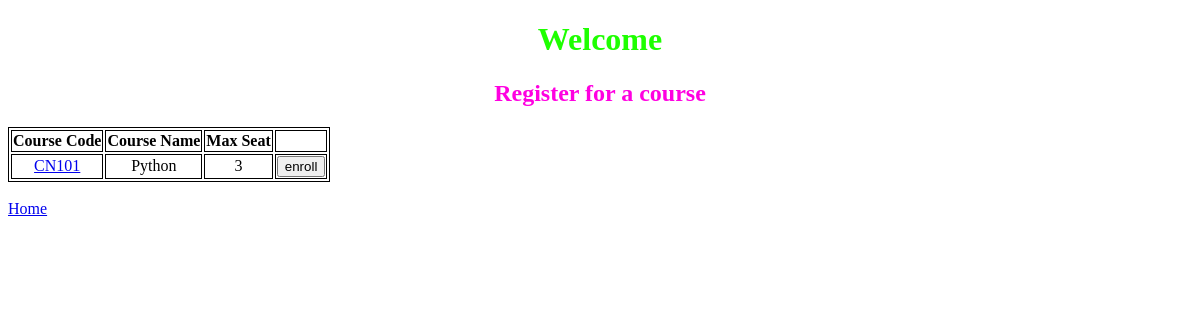
The app's page /courses/, older data.
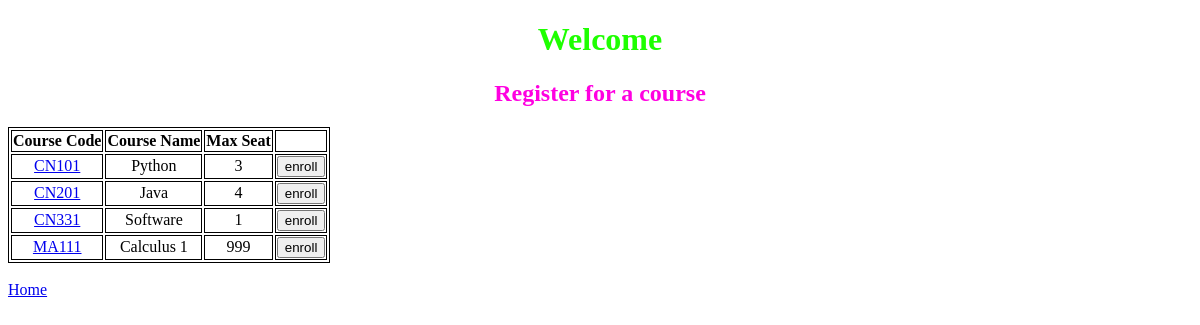
The same page, newer data.
### courses/models.py (models this page shows, shortened)
class Course(models.Model):
    code = models.CharField("Course Code",max_length=5)
    name = models.CharField("Course Name",max_length=64)
    year = models.IntegerField(null=True)
    semester = models.IntegerField(default=1)
    max_seat = models.IntegerField(null=True)
    total_seat = models.IntegerField(default=0)
    quota = models.BooleanField("Available",default=True)
    students= models.ManyToManyField(User, blank=True, related_name="courses")

### courses/views.py (the view)
# urls.py: path("", views.index, name="index"),
def index(request):
    return render(request, "courses/index.html", {
        "courses": Course.objects.all()
    })

### courses/templates/courses/index.html (shortened to what this page needs)
{% extends 'courses/layout.html' %}
{% block body %}
<h1>Welcome</h1>
<h2>Register for a course</h2>
<table>
    <tr>
        <th>Course Code</th>
        <th>Course Name</th>
        <th>Max Seat</th>
        <th></th>
    </tr>
    {% for course in courses %}
    <tr>
        <td><a href="{% url 'course' course.code %}">{{ course.code }}</a></td>
        <td>{{ course.name }}</td>
        <td>{{ course.max_seat }}</td>
        <td><input type="submit" value="enroll"></td>
    </tr>
    {% empty %}
    <h3>No Course.</h3>
    {% endfor %}
</table>
<br>
<a href="{% url 'index' %}">Home</a>
{% endblock %}

### courses/templates/courses/layout.html (shortened to what this page needs)
<!DOCTYPE html>
<html lang="en">
    <head>
    </head>
    <body>
        {% block body %}
        {% endblock %}
    </body>
</html>

### courses/templates/courses/index.html (style rules this page uses)
body { background-image: url('https://i.pinimg.com/550x/2a/a9/f0/2aa9f0f2139e0f4a6b1061b42f0ccdef.jpg'); background-position: center; background-size: cover; background-repeat: no-repeat; }
h1 { color: rgb(30, 255, 0); text-align: center; }
h2 { color: rgb(255, 0, 225); text-align: center; }
table , th, td { text-align: center; border: 1px solid black; }

Row changes from the older to the newer data that the page shows:
added Course: code "CN201", name "Java", max_seat "4"
added Course: code "CN331", name "Software", max_seat "1"
added Course: code "MA111", name "Calculus 1", max_seat "999"
